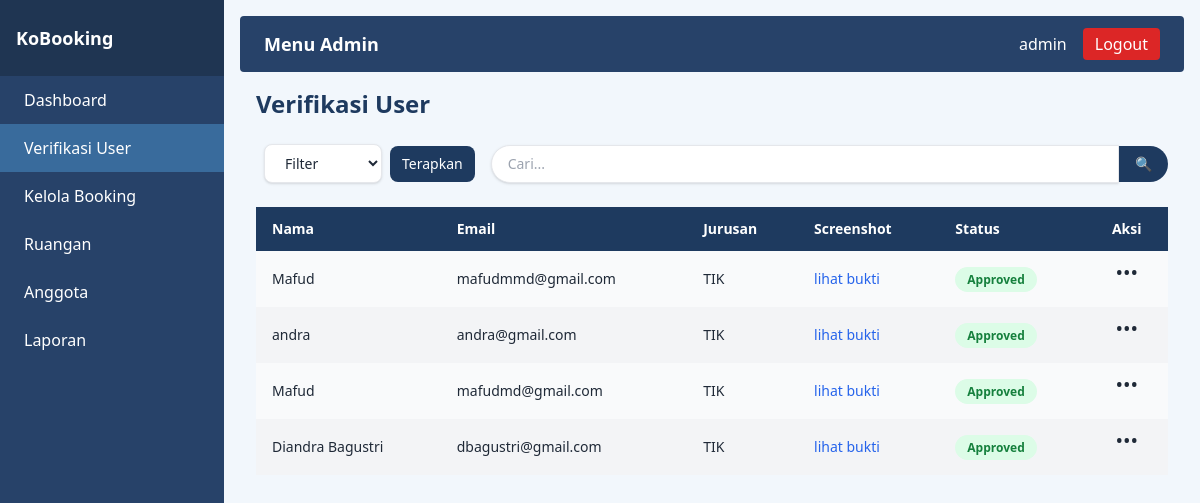
/index.php?controller=admin&action=verifikasiUser (signed in), run on the app's committed database.
### tables this page shows
CREATE TABLE `registrasi` (
  `id_registrasi` int NOT NULL,
  `nama` varchar(100) NOT NULL,
  `jurusan` varchar(100) DEFAULT NULL,
  `prodi` varchar(100) DEFAULT NULL,
  `email` varchar(100) NOT NULL,
  `password` varchar(255) NOT NULL,
  `nim_nip` varchar(30) NOT NULL,
  `unit_jurusan` varchar(100) DEFAULT NULL,
  `screenshot_kubaca` varchar(255) DEFAULT NULL,
  `status` enum('pending','approved','rejected') NOT NULL DEFAULT 'pending',
  `role_registrasi` enum('mahasiswa','dosen','tendik') NOT NULL,
  `created_at` datetime NOT NULL DEFAULT CURRENT_TIMESTAMP
);

### App/Core/controller.php (called while the page is built, shortened)
<?php
class Controller
{
    protected function view($path, $data = [])
    {
        $file = __DIR__ . '/../views/' . $path . '.php';
        extract($data);
        require $file;
    }
}

### App/controllers/admincontroller.php (called while the page is built, shortened)
<?php
class AdminController extends Controller
{
    public function verifikasiUser()
    {
        $model = new Registrasi();
        $page   = $_GET['page']  ?? 1;
        $filter = $_GET['filter'] ?? '';
        $search = $_GET['q']      ?? '';
        $data = $model->getPendingUsers($page, $filter, $search);
        $this->view('admin/verifikasiuser', $data);
    }
}

### App/Core/router.php (called while the page is built, shortened)
<?php
class Router
{
    public function dispatch()
    {
        $action     = $_GET['action'] ?? 'landing';
        $controllerObject = new $controllerName();
        call_user_func([$controllerObject, $action]);
    }
}

### public/index.php (called while the page is built, shortened)
<?php
require __DIR__ . '/../app/core/model.php';
require __DIR__ . '/../app/core/controller.php';
require __DIR__ . '/../app/core/router.php';
require __DIR__ . '/../app/controllers/admincontroller.php';
require __DIR__ . '/../app/models/registrasi.php';
$router = new Router();
$router->dispatch();

### App/models/registrasi.php (called while the page is built, shortened)
<?php
class Registrasi extends Model
{
    public function getPendingUsers($page, $filter, $search)
    {
        $limit  = 10;
        $offset = ($page - 1) * $limit;
        $sql = "SELECT * FROM registrasi WHERE 1";
        $sql .= " ORDER BY created_at DESC LIMIT $offset, $limit";
        $stmt = self::$db->prepare($sql);
        $stmt->execute();
        $count = self::$db->query("SELECT COUNT(*) FROM registrasi")->fetchColumn();
        return [
            'list'          => $stmt->fetchAll(),
            'current_page'  => $page,
            'total_pages'   => ceil($count / $limit),
            'filter'        => $filter,
            'search'        => $search
        ];
    }
}

### config/database.php (called while the page is built)
<?php
return [
    'host'     => '127.0.0.1',
    'port'     => '3306',
    'dbname'   => 'kubooking',
    'username' => 'root',
    'password' => '',
    'charset'  => 'utf8mb4',
];

### App/Core/model.php (called while the page is built, shortened)
<?php
class Model
{
    protected static $db;
    public function __construct()
    {
        if (!self::$db) {
            $config = require __DIR__ . '/../../config/database.php';
            $dsn = "mysql:host={$config['host']};port={$config['port']};dbname={$config['dbname']};charset={$config['charset']}";
            self::$db = new PDO($dsn, $config['username'], $config['password']);
            self::$db->setAttribute(PDO::ATTR_ERRMODE, PDO::ERRMODE_EXCEPTION);
            self::$db->setAttribute(PDO::ATTR_DEFAULT_FETCH_MODE, PDO::FETCH_ASSOC);
        }
    }
}

### App/views/admin/verifikasiuser.php (the view, shortened to what this page needs)
<!DOCTYPE html>
<html lang="id">
<head>
    <script src="https://cdn.tailwindcss.com"></script>
</head>
<body class="bg-[#f2f7fc] text-gray-800 flex">
    <?php include __DIR__ . '/../layout/sidebar.php'; ?>
    <div class="flex-1 flex flex-col h-screen overflow-y-auto">
        <div class="m-4">
            <?php include __DIR__ . '/../layout/nav-admin.php'; ?>
        </div>
        <div class="px-8 pb-10 space-y-6">
            <h1 class="text-2xl font-bold text-[#1e3a5f]">Verifikasi User</h1>
            <div class="flex flex-col md:flex-row md:space-x-4 space-y-3 md:space-y-0">
                <form class="flex items-center space-x-2" method="get">
                    <select name="filter"
                        class="px-4 py-2 rounded-lg bg-white border shadow text-sm">
                        <option value="">Filter</option>
                    </select>
                    <button class="px-3 py-2 bg-[#1e3a5f] text-white rounded-lg text-sm">Terapkan</button>
                </form>
                <form class="flex flex-1 items-center" method="get">
                    <input type="text" name="q" placeholder="Cari..."
                        value="<?= htmlspecialchars($search ?? '') ?>"
                        class="flex-1 px-4 py-2 rounded-l-full bg-white border shadow text-sm">
                    <button class="px-4 py-2 bg-[#1e3a5f] text-white rounded-r-full text-sm">
                        🔍
                    </button>
                </form>
            </div>
            <div class="overflow-x-auto">
                <table class="min-w-full border-collapse bg-white shadow rounded-lg">
                    <thead>
                        <tr class="bg-[#1e3a5f] text-white text-left text-sm">
                            <th class="px-4 py-3">Nama</th>
                            <th class="px-4 py-3">Email</th>
                            <th class="px-4 py-3">Jurusan</th>
                            <th class="px-4 py-3">Screenshot</th>
                            <th class="px-4 py-3">Status</th>
                            <th class="px-4 py-3 text-center">Aksi</th>
                        </tr>
                    </thead>
                    <tbody>
                        <?php if (!empty($list)): ?>
                            <?php foreach ($list as $i => $u): ?>
                                <tr class="<?= $i % 2 === 0 ? 'bg-gray-50' : 'bg-gray-100' ?> text-sm">
                                    <td class="px-4 py-3"><?= $u['nama'] ?></td>
                                    <td class="px-4 py-3"><?= $u['email'] ?></td>
                                    <td class="px-4 py-3"><?= $u['jurusan'] ?></td>
                                    <td class="px-4 py-3 text-blue-600 hover:underline">
                                        <?php if ($u['screenshot_kubaca']): ?>
                                            <a href="<?= $u['screenshot_kubaca'] ?>" target="_blank">lihat bukti</a>
                                        <?php else: ?>
                                            <span class="text-gray-400">tidak ada</span>
                                        <?php endif; ?>
                                    </td>
                                    <td class="px-4 py-3">
                                        <?php
                                        $status = $u['status'];
                                        $badge = 'bg-yellow-100 text-yellow-700';
                                        if ($status === 'approved') $badge = 'bg-green-100 text-green-700';
                                        ?>
                                        <span class="px-3 py-1 rounded-full text-xs font-semibold <?= $badge ?>">
                                            <?= ucfirst($status) ?>
                                        </span>
                                    </td>
                                    <td class="px-4 py-3 text-center">
                                        <?php
                                        $rowId    = (int)$u['id_registrasi'];
                                        ?>
                                        <div class="relative inline-block text-left">
                                            <button type="button"
                                                onclick="toggleMenu(<?= $rowId ?>)"
                                                class="inline-flex justify-center w-8 h-8 rounded-full hover:bg-gray-200 text-xl leading-none">
                                                &#8226;&#8226;&#8226;
                                            </button>
                                        </div>
                                    </td>
                                </tr>
                            <?php endforeach; ?>
                        <?php else: ?>
                            <tr>
                                <td colspan="6" class="px-4 py-6 text-center text-gray-500">Tidak ada data.</td>
                            </tr>
                        <?php endif; ?>
                    </tbody>
                </table>
            </div>
        </div>
    </div>
</body>
</html>

### data on the page
registrasi: nama "Mafud", email "mafudmmd@gmail.com", jurusan "TIK", status "Approved"
registrasi: nama "andra", email "andra@gmail.com", jurusan "TIK", status "Approved"
registrasi: nama "Mafud", email "mafudmd@gmail.com", jurusan "TIK", status "Approved"
registrasi: nama "Diandra Bagustri", email "dbagustri@gmail.com", jurusan "TIK", status "Approved"

### other printed values
$_SESSION['user']['nama'] "admin"
